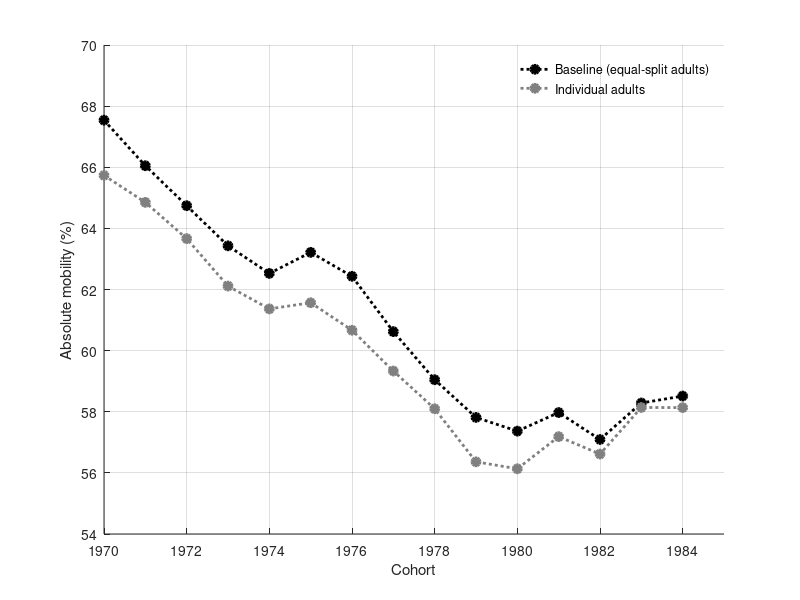
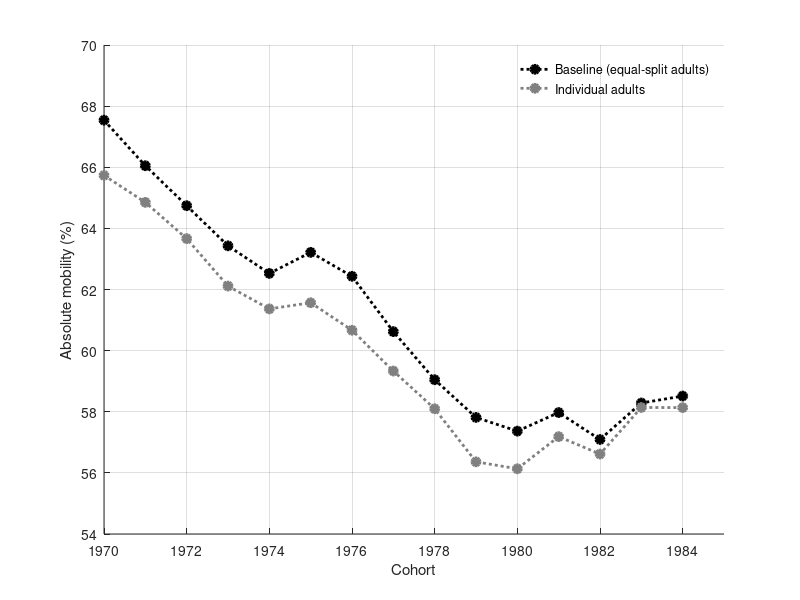
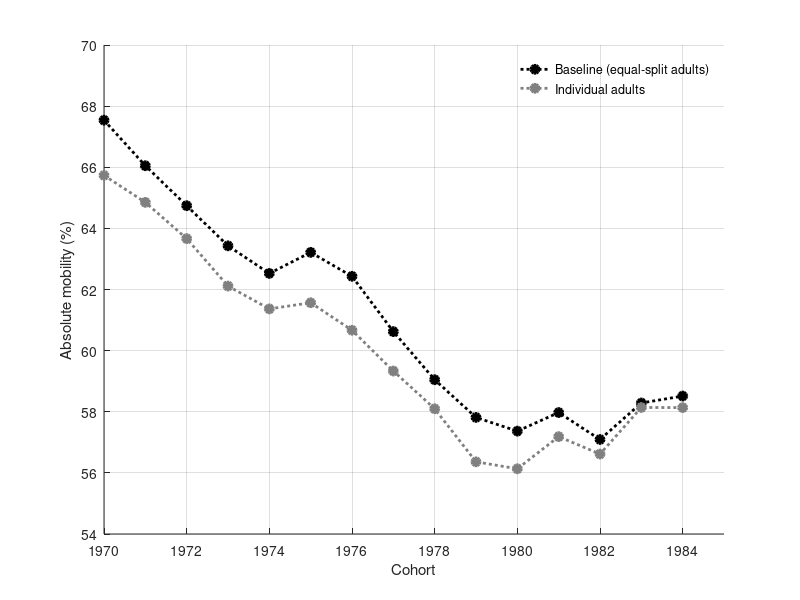

These figures' MATLAB source, in order:
%Creates Figure E.2 - Absolute intergenerational mobility in France using
%equal-split and individualized income data. Requires results and data
%included in 'france_equal_indiv.mat'

clear
close all
load('france_equal_indiv.mat');

h1=plot(yyy,equalsplit,'o:','linewidth',2);
hold on
h2=plot(yyy,indiv,'o:','linewidth',2);

set(h1,'markerfacecolor','k','markeredgecolor','k','color','k')
set(h2,'markerfacecolor',[0.5 0.5 0.5],'markeredgecolor',[0.5 0.5 0.5],'color',[0.5 0.5 0.5])

ddddd=legend([h1,h2],'Baseline (equal-split adults)','Individual adults','location','northeast');
legend('boxoff')
xlim([1970 1985]);
ylim([54 70])
set(gca,'xtick',1870:2:2000)
set(gca,'ytick',0:2:2000)
box off;
xlabel('Cohort');
ylabel('Absolute mobility (%)');
grid on

%Export figure
set(gcf,'color','w');
set(gcf, 'Position', [10 10 500 400]);
exportgraphics(gcf,'figureE2.jpg','Resolution',1200)
exportgraphics(gcf,'figureE2.pdf')
exportgraphics(gcf,'figureE2.eps')
close all
clear
